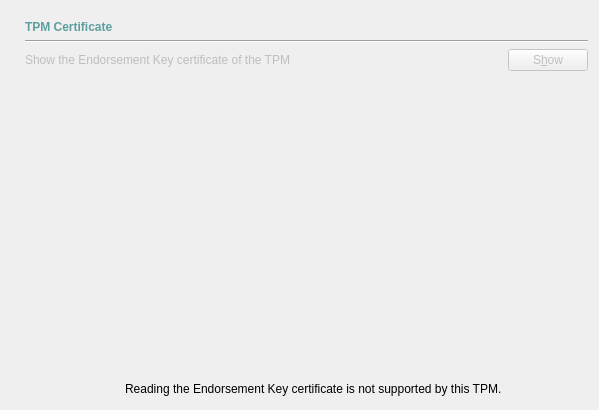
           <widget class="QWidget" name="tab4_17">
            <attribute name="title">
             <string>&amp;TPM Certificate</string>
            </attribute>
            <layout class="QVBoxLayout" name="verticalLayout_16">
             <property name="leftMargin">
              <number>25</number>
             </property>
             <property name="topMargin">
              <number>20</number>
             </property>
             <item>
              <widget class="QLabel" name="label_306">
               <property name="text">
                <string>&lt;html&gt;&lt;head&gt;&lt;meta name=&quot;qrichtext&quot; content=&quot;1&quot; /&gt;&lt;style type=&quot;text/css&quot;&gt;
p, li { white-space: pre-wrap; }
&lt;/style&gt;&lt;/head&gt;&lt;body style=&quot; font-family:'Sans Serif'; font-size:9pt; font-weight:400; font-style:normal;&quot;&gt;
&lt;p style=&quot; margin-top:0px; margin-bottom:0px; margin-left:0px; margin-right:0px; -qt-block-indent:0; text-indent:0px;&quot;&gt;&lt;span style=&quot; font-weight:600; color:#5f9ea0;&quot;&gt;TPM Certificate&lt;/span&gt;&lt;/p&gt;&lt;/body&gt;&lt;/html&gt;</string>
               </property>
              </widget>
             </item>
             <item>
              <widget class="Line" name="line_17">
               <property name="orientation">
                <enum>Qt::Horizontal</enum>
               </property>
              </widget>
             </item>
             <item>
              <layout class="QHBoxLayout" name="horizontalLayout_37">
               <item>
                <widget class="QLabel" name="myReadCertificateText">
                 <property name="enabled">
                  <bool>false</bool>
                 </property>
                 <property name="text">
                  <string>Show the Endorsement Key certificate of the TPM</string>
                 </property>
                </widget>
               </item>
               <item>
                <spacer name="horizontalSpacer_15">
                 <property name="orientation">
                  <enum>Qt::Horizontal</enum>
                 </property>
                 <property name="sizeHint" stdset="0">
                  <size>
                   <width>18</width>
                   <height>20</height>
                  </size>
                 </property>
                </spacer>
               </item>
               <item>
                <widget class="QPushButton" name="myReadCertificate">
                 <property name="enabled">
                  <bool>false</bool>
                 </property>
                 <property name="text">
                  <string>S&amp;how</string>
                 </property>
                </widget>
               </item>
              </layout>
             </item>
             <item>
              <spacer name="verticalSpacer_12">
               <property name="orientation">
                <enum>Qt::Vertical</enum>
               </property>
               <property name="sizeHint" stdset="0">
                <size>
                 <width>563</width>
                 <height>302</height>
                </size>
               </property>
              </spacer>
             </item>
             <item>
              <layout class="QHBoxLayout" name="horizontalLayout_7">
               <item>
                <spacer name="horizontalSpacer_14">
                 <property name="orientation">
                  <enum>Qt::Horizontal</enum>
                 </property>
                 <property name="sizeHint" stdset="0">
                  <size>
                   <width>40</width>
                   <height>20</height>
                  </size>
                 </property>
                </spacer>
               </item>
               <item>
                <widget class="QLabel" name="myReadCertificateInfoIcon">
                 <property name="enabled">
                  <bool>true</bool>
                 </property>
                 <property name="sizePolicy">
                  <sizepolicy hsizetype="Fixed" vsizetype="Fixed">
                   <horstretch>0</horstretch>
                   <verstretch>0</verstretch>
                  </sizepolicy>
                 </property>
                 <property name="maximumSize">
                  <size>
                   <width>40</width>
                   <height>40</height>
                  </size>
                 </property>
                 <property name="text">
                  <string/>
                 </property>
                 <property name="pixmap">
                  <pixmap resource="resources.qrc">:/images/images/messagebox_info.png</pixmap>
                 </property>
                 <property name="scaledContents">
                  <bool>true</bool>
                 </property>
                </widget>
               </item>
               <item>
                <widget class="QLabel" name="myReadCertificateInfoText">
                 <property name="enabled">
                  <bool>true</bool>
                 </property>
                 <property name="text">
                  <string>Reading the Endorsement Key certificate is not supported by this TPM.</string>
                 </property>
                 <property name="alignment">
                  <set>Qt::AlignLeading|Qt::AlignLeft|Qt::AlignVCenter</set>
                 </property>
                </widget>
               </item>
               <item>
                <spacer name="horizontalSpacer_16">
                 <property name="orientation">
                  <enum>Qt::Horizontal</enum>
                 </property>
                 <property name="sizeHint" stdset="0">
                  <size>
                   <width>40</width>
                   <height>20</height>
                  </size>
                 </property>
                </spacer>
               </item>
              </layout>
             </item>
            </layout>
           </widget>
